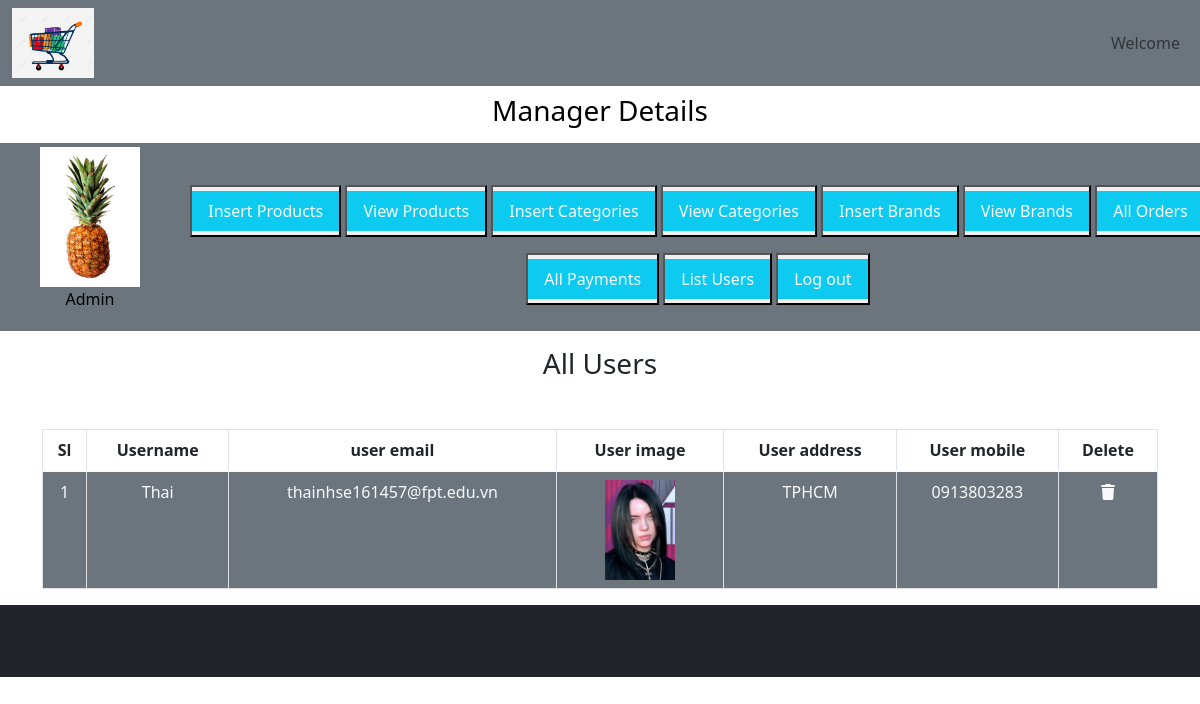
Screenshot of /webapp/admin_area/index.php?list_users with the database file from the repository.
### tables this page shows
CREATE TABLE `user_table` (
  `user_id` int(11) NOT NULL,
  `username` varchar(100) NOT NULL,
  `user_email` varchar(100) NOT NULL,
  `user_password` varchar(255) NOT NULL,
  `user_image` varchar(255) NOT NULL,
  `user_ip` varchar(100) NOT NULL,
  `user_address` varchar(255) NOT NULL,
  `user_mobile` varchar(20) NOT NULL
);

### webapp/admin_area/list_users.php (the view, shortened to what this page needs)
<h3 class="text-center text-dark">All Users</h3>
<table class="table table-bordered mt-5 text-center">
    <thead>
        <?php
        $get_payments = "SELECT * FROM user_table";
        $result = mysqli_query($con, $get_payments);
        $row_count = mysqli_num_rows($result);
        if ($row_count == 0) {
            echo "<h2 class='bg-secondary text-center mt-5'>No Users yet</h2>";
        } else {
            echo   "<tr>
    <th>Sl</th>
    <th>Username</th>
    <th>user email</th>
    <th>User image</th>
    <th>User address</th>
    <th>User mobile</th>
    <th>Delete</th>
</tr>
</thead>
<tbody class='bg-secondary text-light text-center'>";
            $number = 0;
            while ($row_data = mysqli_fetch_assoc($result)) {
                $username = $row_data['username'];
                $user_email = $row_data['user_email'];
                $user_image = $row_data['user_image'];
                $user_address = $row_data['user_address'];
                $user_mobile = $row_data['user_mobile'];
                $number++;
                echo " <tr>
                <td>$number</td>
                <td>$username</td>
                <td>$user_email</td>
                <td><img src='../users_area/user_images/$user_image' alt='$username' class='product_img'/></td>
                <td>$user_address</td>
                <td>$user_mobile</td>
                <td><a href=''class='text-light'><i class='fa-solid fa-trash'></i></a></td>
            </tr>";
            }
        }
        ?>
        </tbody>
</table>

### webapp/style.css (style rules this page uses)
* { margin: 0; padding: 0; box-sizing: border-box; }

### webapp/admin_area/index.php (style rules this page uses)
body { overflow-x: hidden; }
.product_img { width: 100px; height: 100px; object-fit: contain; }

### rows the page displays
user_table: username "Thai", user_email "thainhse161457@fpt.edu.vn", user_image (picture), user_address "TPHCM", user_mobile "0913803283"
